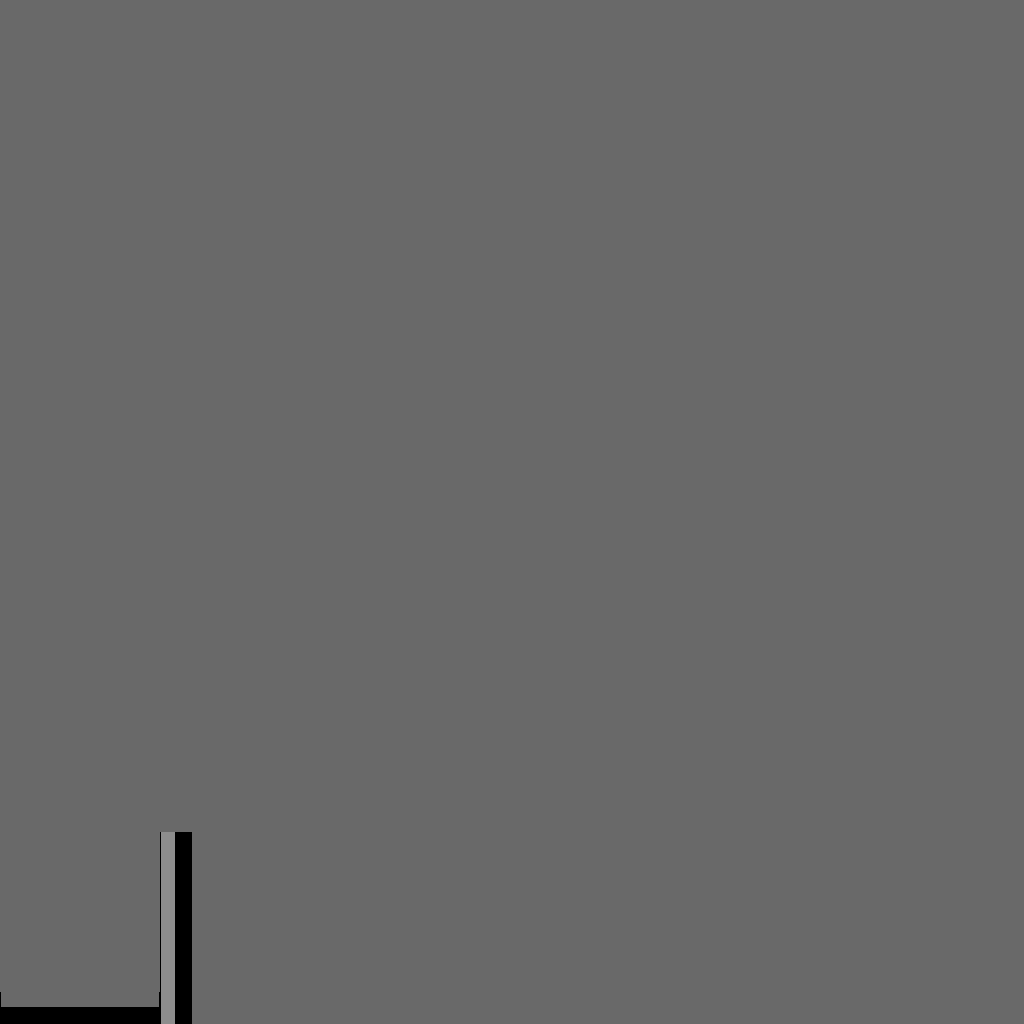

Rendered tile map (Tiled .tmx) drawn with the repository's tilesets; below, a short description and the full map source, tile grids included:
An orthogonal 32x32 tile map with 32x32 px tiles, 1 tile layer (Tile Layer 1).

<map version="1.2" tiledversion="1.2.1" orientation="orthogonal" renderorder="right-down" width="32" height="32" tilewidth="32" tileheight="32" infinite="0" nextlayerid="2" nextobjectid="1">
 <tileset firstgid="1" source="morgue_tile_set.tsx" />
 <layer id="1" name="Tile Layer 1" width="32" height="32">
  <data encoding="csv">
13,13,13,13,13,13,13,13,13,13,13,13,13,13,13,13,13,13,13,13,13,13,13,13,13,13,13,13,13,13,13,13,
13,13,13,13,13,13,13,13,13,13,13,13,13,13,13,13,13,13,13,13,13,13,13,13,13,13,13,13,13,13,13,13,
13,13,13,13,13,13,13,13,13,13,13,13,13,13,13,13,13,13,13,13,13,13,13,13,13,13,13,13,13,13,13,13,
13,13,13,13,13,13,13,13,13,13,13,13,13,13,13,13,13,13,13,13,13,13,13,13,13,13,13,13,13,13,13,13,
13,13,13,13,13,13,13,13,13,13,13,13,13,13,13,13,13,13,13,13,13,13,13,13,13,13,13,13,13,13,13,13,
13,13,13,13,13,13,13,13,13,13,13,13,13,13,13,13,13,13,13,13,13,13,13,13,13,13,13,13,13,13,13,13,
13,13,13,13,13,13,13,13,13,13,13,13,13,13,13,13,13,13,13,13,13,13,13,13,13,13,13,13,13,13,13,13,
13,13,13,13,13,13,13,13,13,13,13,13,13,13,13,13,13,13,13,13,13,13,13,13,13,13,13,13,13,13,13,13,
13,13,13,13,13,13,13,13,13,13,13,13,13,13,13,13,13,13,13,13,13,13,13,13,13,13,13,13,13,13,13,13,
13,13,13,13,13,13,13,13,13,13,13,13,13,13,13,13,13,13,13,13,13,13,13,13,13,13,13,13,13,13,13,13,
13,13,13,13,13,13,13,13,13,13,13,13,13,13,13,13,13,13,13,13,13,13,13,13,13,13,13,13,13,13,13,13,
13,13,13,13,13,13,13,13,13,13,13,13,13,13,13,13,13,13,13,13,13,13,13,13,13,13,13,13,13,13,13,13,
13,13,13,13,13,13,13,13,13,13,13,13,13,13,13,13,13,13,13,13,13,13,13,13,13,13,13,13,13,13,13,13,
13,13,13,13,13,13,13,13,13,13,13,13,13,13,13,13,13,13,13,13,13,13,13,13,13,13,13,13,13,13,13,13,
13,13,13,13,13,13,13,13,13,13,13,13,13,13,13,13,13,13,13,13,13,13,13,13,13,13,13,13,13,13,13,13,
13,13,13,13,13,13,13,13,13,13,13,13,13,13,13,13,13,13,13,13,13,13,13,13,13,13,13,13,13,13,13,13,
13,13,13,13,13,13,13,13,13,13,13,13,13,13,13,13,13,13,13,13,13,13,13,13,13,13,13,13,13,13,13,13,
13,13,13,13,13,13,13,13,13,13,13,13,13,13,13,13,13,13,13,13,13,13,13,13,13,13,13,13,13,13,13,13,
13,13,13,13,13,13,13,13,13,13,13,13,13,13,13,13,13,13,13,13,13,13,13,13,13,13,13,13,13,13,13,13,
13,13,13,13,13,13,13,13,13,13,13,13,13,13,13,13,13,13,13,13,13,13,13,13,13,13,13,13,13,13,13,13,
13,13,13,13,13,13,13,13,13,13,13,13,13,13,13,13,13,13,13,13,13,13,13,13,13,13,13,13,13,13,13,13,
13,13,13,13,13,13,13,13,13,13,13,13,13,13,13,13,13,13,13,13,13,13,13,13,13,13,13,13,13,13,13,13,
13,13,13,13,13,13,13,13,13,13,13,13,13,13,13,13,13,13,13,13,13,13,13,13,13,13,13,13,13,13,13,13,
13,13,13,13,13,13,13,13,13,13,13,13,13,13,13,13,13,13,13,13,13,13,13,13,13,13,13,13,13,13,13,13,
13,13,13,13,13,13,13,13,13,13,13,13,13,13,13,13,13,13,13,13,13,13,13,13,13,13,13,13,13,13,13,13,
13,13,13,13,13,13,13,13,13,13,13,13,13,13,13,13,13,13,13,13,13,13,13,13,13,13,13,13,13,13,13,13,
13,13,13,13,13,35,13,13,13,13,13,13,13,13,13,13,13,13,13,13,13,13,13,13,13,13,13,13,13,13,13,13,
13,13,13,13,13,35,13,13,13,13,13,13,13,13,13,13,13,13,13,13,13,13,13,13,13,13,13,13,13,13,13,13,
13,13,13,13,13,35,13,13,13,13,13,13,13,13,13,13,13,13,13,13,13,13,13,13,13,13,13,13,13,13,13,13,
13,13,13,13,13,35,13,13,13,13,13,13,13,13,13,13,13,13,13,13,13,13,13,13,13,13,13,13,13,13,13,13,
13,13,13,13,13,35,13,13,13,13,13,13,13,13,13,13,13,13,13,13,13,13,13,13,13,13,13,13,13,13,13,13,
26,27,27,27,28,35,13,13,13,13,13,13,13,13,13,13,13,13,13,13,13,13,13,13,13,13,13,13,13,13,13,13
</data>
 </layer>
</map>
